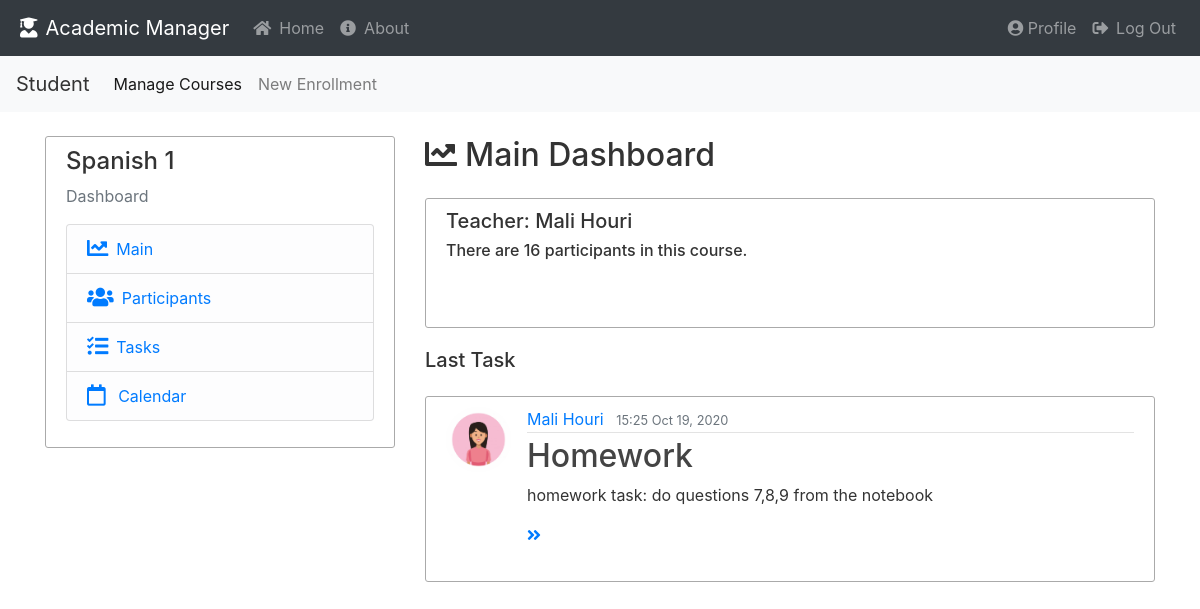
Page /courses/dashboard/3/main/ (signed in) on the earlier database version.
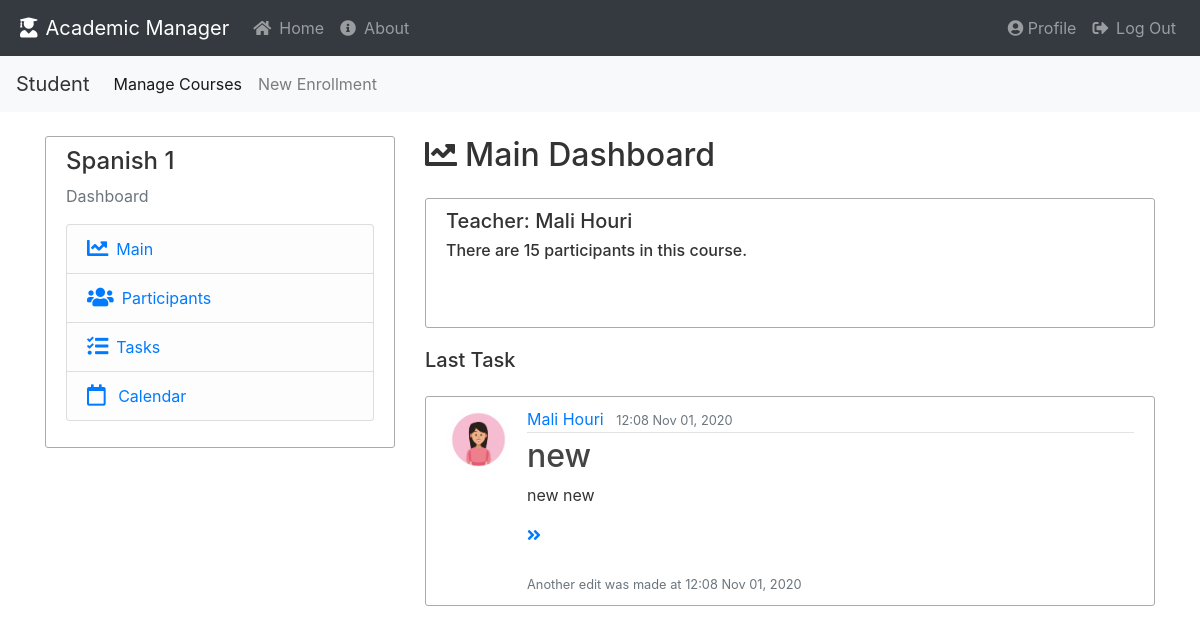
Same page on the later database version.
### academic_manager/models.py (models this page shows, shortened)
class Task(db.Model):
    id = db.Column(db.Integer, primary_key=True)
    title = db.Column(db.String(100), nullable=False)
    content = db.Column(db.Text, nullable=False)
    date_posted = db.Column(db.DateTime, nullable=False, default=datetime.now)
    update_time = db.Column(db.DateTime, nullable=True)
    course_id = db.Column(db.Integer, db.ForeignKey('course.id'), nullable=False)
    teacher_id = db.Column(db.Integer, db.ForeignKey('teacher.id'), nullable=False)
    files = db.relationship('File', backref='task', lazy=True)

### academic_manager/courses/routes.py (the view)
@courses.route("/dashboard/<int:course_id>/")
@courses.route("/dashboard/<int:course_id>/main/")
@login_required
def course_dashboard(course_id):
    course = Course.query.get_or_404(course_id)
    last_task = Task.query.filter_by(course_id=course_id).order_by(Task.date_posted.desc()).first()
    best_student = get_best_student(course_id)
    return render_template('dashboard_main.html', course=course, task=last_task, best_student=best_student)

### academic_manager/models.py (called while the page is built)
@login_manager.user_loader
def load_user(user_id):
    return User.query.get(user_id)

    @property
    def full_name(self):
        return f"{self.first_name.capitalize()} {self.last_name.capitalize()}"

    @property
    def is_admin(self):
        return self.role == 'admin'

    @property
    def is_teacher(self):
        return self.role == 'teacher'

    @property
    def is_student(self):
        return self.role == 'student'

### academic_manager/students/utilities.py (called while the page is built)
def get_best_student(course_id=0):
    if course_id:
        try:
            enrollment_list = Enrollment.query.filter_by(course_id=course_id)
            best_grade_enrollment = max(enrollment_list, key=lambda x: x.grade)
            return best_grade_enrollment.student
        except:
            return None
    else:
        try:
            student_list = Student.query.all()
            return max(student_list, key=lambda x: x.avg())
        except:
            return None

### academic_manager/courses/templates/dashboard_main.html (shortened to what this page needs)
{% extends "course_dashboard_layout.html" %}
{% block dashboard %}
<h2 class="mb-4"><i class="fas fa-chart-line mr-2"></i>Main Dashboard</h2>
<div class="content-section">
    <h5>Teacher: {{ course.lecturer.full_name }}</h5>
    <h6>There are {{ course.enrollment|length }} participants in this course.</h6><br><br>
</div>
{% if task %}
<h5 class="mb-4">Last Task</h5>
<article class="media content-section">
    <img class="rounded-circle article-img"
         src="{{ url_for('static', filename='profile_pics/' + task.author.profile_img) }}">
    <div class="media-body">
        <div class="article-metadata">
            <a class="mr-2"
               href="{{ url_for('teachers.watch_teacher', user_id=task.author.id) if current_user.is_admin
               else url_for('main.profile', user_id=task.author.id)}}">{{ task.author.full_name }}</a>
            <small class="text-muted">{{ task.date_posted.strftime('%H:%M %b %d, %Y') }}</small>
        </div>
        <h2><a class="article-title"
               href="{{ url_for('courses.dashboard_single_task', course_id=course.id, task_id=task.id) }}">
            {{ task.title }}</a>
        </h2>
        <p class="article-content crop">
            {{ task.content}}
        </p>
        {% if task.content %}
            <a href="{{ url_for('courses.dashboard_single_task', course_id=course.id, task_id=task.id) }}">
            <i class="fas fa-angle-double-right"></i>
            </a>
        {% endif %}
        <br>
        <br>
        {% if task.update_time %}
            <small class="text-muted">
                Another edit was made at {{ task.update_time.strftime('%H:%M %b %d, %Y') }}
            </small>
        {% endif %}
    </div>
</article>
{% endif %}
{% endblock dashboard %}

Differences in the rows shown:
no longer on this page (row unchanged): Task: date_posted "15:25 Oct 19, 2020", title "Homework", content "homework task: do questions 7,8,9 from the notebook"
added Task: date_posted "12:08 Nov 01, 2020", title "new", content "new new", update_time "12:08 Nov 01, 2020"
Other differences:
{{ course.enrollment|length }}: "16" → "15"
text now shown: "Another edit was made at"
